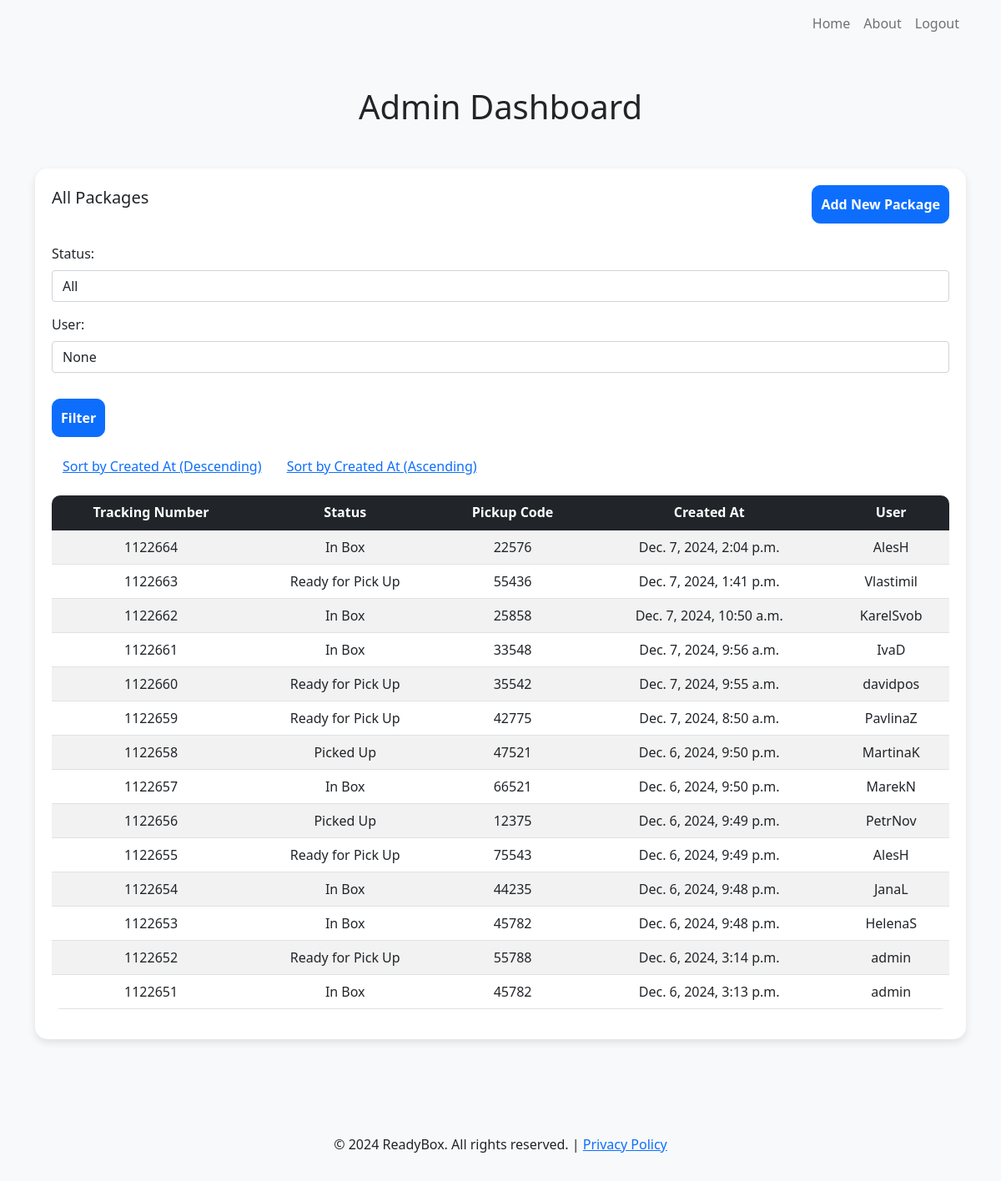
Before: /admin_dashboard/ (signed in) with the older database file.
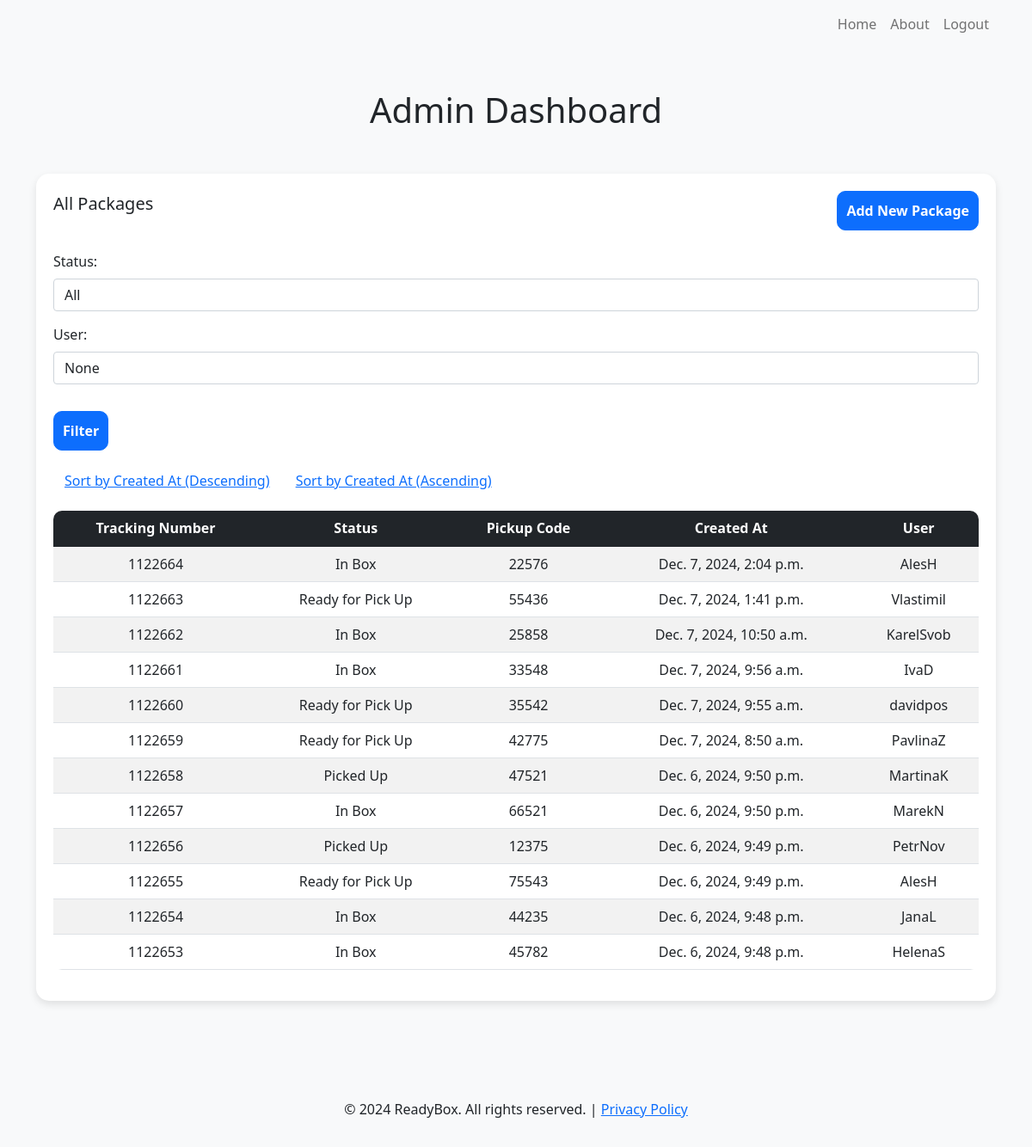
After: the same page with the newer database file.
### tracking_api/models.py (models this page shows, shortened)
class Package(models.Model):
    STATUS_CHOICES = [
        ('in_box', 'In box'),
        ('ready_for_pickup', 'Ready for pickup'),
        ('picked_up', 'Picked up'),
    ]
    tracking_number = models.CharField(max_length=50, unique=True)
    user = models.ForeignKey(User, on_delete=models.CASCADE, related_name='packages')
    status = models.CharField(max_length=20, choices=STATUS_CHOICES, default='in_box')
    pickup_code = models.CharField(max_length=6, blank=True, null=True)
    created_at = models.DateTimeField(auto_now_add=True)

### tracking_api/views.py (the view)
# urls.py: path('admin_dashboard/', views.admin_dashboard, name='admin_dashboard'),
@login_required
@user_passes_test(lambda u: u.is_staff, login_url='login')  # Pokud uživatel není admin, bude přesměrován na přihlašovací stránku.
def admin_dashboard(request):
    ordering = request.GET.get('ordering', '-created_at')  # defaultně řadit podle created_at sestupně
    status_filter = request.GET.get('status', None)
    user_filter = request.GET.get('user', None)
    if user_filter:
        try:
            user_filter = User.objects.get(username=user_filter)
        except User.DoesNotExist:
            user_filter = None  # Pokud uživatel neexistuje, nastavíme user_filter na None
    packages = Package.objects.all()
    if status_filter:
        packages = packages.filter(status=status_filter)
    if user_filter:
        packages = packages.filter(user=user_filter)
    packages = packages.order_by(ordering)
    return render(request, 'admin_dashboard.html', {
        'packages': packages,
        'ordering': ordering,
        'status_filter': status_filter,
        'user_filter': user_filter.username if user_filter else None,  # Předáme jméno uživatele zpět
    })

### tracking_api/templates/admin_dashboard.html (shortened to what this page needs)
<!DOCTYPE html>
<html lang="en">
<head>
    <link href="https://cdn.jsdelivr.net/npm/bootstrap@5.1.3/dist/css/bootstrap.min.css" rel="stylesheet">
</head>
<body>
  <nav class="navbar navbar-expand-lg navbar-light bg-light">
    <div class="container">
        <div class="collapse navbar-collapse" id="navbarNav">
            <ul class="navbar-nav ms-auto">
                <li class="nav-item">
                    <a class="nav-link" href="/">Home</a>
                </li>
                <li class="nav-item">
                    <a class="nav-link" href="/about/">About</a>
                </li>
                <li class="nav-item">
                    <a class="nav-link" href="{% url 'logout' %}">Logout</a>
                </li>
            </ul>
        </div>
    </div>
</nav>
    <div class="container my-5">
        <h1 class="text-center mb-4">Admin Dashboard</h1>
        <div class="dashboard-card">
            <div class="d-flex justify-content-between align-items-center mb-4">
                <h3 class="h5 mb-3">All Packages</h3>
                <a href="{% url 'add_package' %}" class="btn btn-primary">Add New Package</a>
            </div>
            <div class="mb-3">
                <form method="get" class="form-inline">
                    <div class="form-group">
                        <label for="status" class="form-label">Status:</label>
                        <select name="status" id="status" class="form-control">
                            <option value="">All</option>
                        </select>
                    </div>
                    <div class="form-group">
                        <label for="user" class="form-label">User:</label>
                        <input type="text" name="user" id="user" class="form-control" value="{{ user_filter }}">
                    </div>
                    <button type="submit" class="btn btn-primary mt-3">Filter</button>
                </form>
            </div>
            <div class="mb-3">
                <a href="?ordering=-created_at" class="btn btn-link">Sort by Created At (Descending)</a>
                <a href="?ordering=created_at" class="btn btn-link">Sort by Created At (Ascending)</a>
            </div>
            <table class="table table-striped table-hover">
                <thead class="table-dark">
                    <tr>
                        <th>Tracking Number</th>
                        <th>Status</th>
                        <th>Pickup Code</th>
                        <th>Created At</th>
                        <th>User</th>
                    </tr>
                </thead>
                <tbody>
                  {% for package in packages %}
                      <tr>
                          <td>{{ package.tracking_number }}</td>
                          <td>
                              {% if package.status == 'in_box' %}
                                  In Box
                              {% elif package.status == 'ready_for_pickup' %}
                                  Ready for Pick Up
                              {% elif package.status == 'picked_up' %}
                                  Picked Up
                              {% else %}
                                  {{ package.status }}
                              {% endif %}
                          </td>
                          <td>{{ package.pickup_code }}</td>
                          <td>{{ package.created_at }}</td>
                          <td>{{ package.user.username }}</td>
                      </tr>
                  {% endfor %}
              </tbody>
            </table>
        </div>
    </div>
    <footer class="text-center py-3">
        <p>&copy; 2024 ReadyBox. All rights reserved. | <a href="{% url 'privacy_policy' %}">Privacy Policy</a></p>
    </footer>
</body>
</html>

Changed rows visible on the page:
removed Package: tracking_number "1122652", status "Ready for Pick Up", pickup_code "55788", created_at "Dec. 6, 2024, 3:14 p.m.", user.username "admin"
removed Package: tracking_number "1122651", status "In Box", pickup_code "45782", created_at "Dec. 6, 2024, 3:13 p.m.", user.username "admin"
